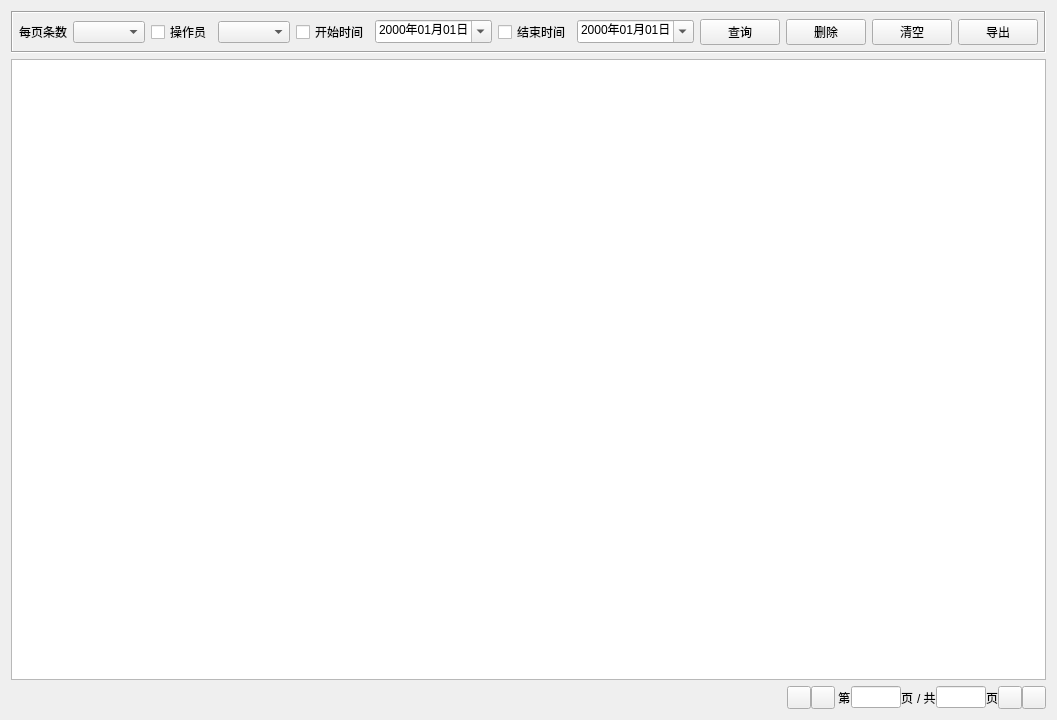
<?xml version="1.0" encoding="UTF-8"?>
<ui version="4.0">
 <class>frmSystemLog</class>
 <widget class="QWidget" name="frmSystemLog">
  <property name="geometry">
   <rect>
    <x>0</x>
    <y>0</y>
    <width>1015</width>
    <height>720</height>
   </rect>
  </property>
  <property name="windowTitle">
   <string>Form</string>
  </property>
  <layout class="QGridLayout" name="gridLayout">
   <item row="0" column="0">
    <widget class="QFrame" name="frameTop">
     <property name="sizePolicy">
      <sizepolicy hsizetype="Preferred" vsizetype="Fixed">
       <horstretch>0</horstretch>
       <verstretch>0</verstretch>
      </sizepolicy>
     </property>
     <property name="frameShape">
      <enum>QFrame::Box</enum>
     </property>
     <property name="frameShadow">
      <enum>QFrame::Sunken</enum>
     </property>
     <layout class="QGridLayout" name="gridLayout_2">
      <property name="leftMargin">
       <number>6</number>
      </property>
      <property name="topMargin">
       <number>6</number>
      </property>
      <property name="rightMargin">
       <number>6</number>
      </property>
      <property name="bottomMargin">
       <number>6</number>
      </property>
      <item row="1" column="1">
       <widget class="QComboBox" name="cboxPageCount">
        <property name="sizePolicy">
         <sizepolicy hsizetype="Expanding" vsizetype="Fixed">
          <horstretch>0</horstretch>
          <verstretch>0</verstretch>
         </sizepolicy>
        </property>
       </widget>
      </item>
      <item row="1" column="6">
       <widget class="QCheckBox" name="ckTriggerTimeEnd">
        <property name="sizePolicy">
         <sizepolicy hsizetype="Fixed" vsizetype="Fixed">
          <horstretch>0</horstretch>
          <verstretch>0</verstretch>
         </sizepolicy>
        </property>
        <property name="text">
         <string>结束时间</string>
        </property>
       </widget>
      </item>
      <item row="1" column="2">
       <widget class="QCheckBox" name="ckuser">
        <property name="text">
         <string>操作员</string>
        </property>
       </widget>
      </item>
      <item row="1" column="8">
       <widget class="QPushButton" name="btnSelect">
        <property name="text">
         <string>查询</string>
        </property>
       </widget>
      </item>
      <item row="1" column="5">
       <widget class="QDateTimeEdit" name="dateStart">
        <property name="sizePolicy">
         <sizepolicy hsizetype="Expanding" vsizetype="Fixed">
          <horstretch>0</horstretch>
          <verstretch>0</verstretch>
         </sizepolicy>
        </property>
        <property name="styleSheet">
         <string notr="true"/>
        </property>
        <property name="displayFormat">
         <string>yyyy年MM月dd日</string>
        </property>
        <property name="calendarPopup">
         <bool>true</bool>
        </property>
       </widget>
      </item>
      <item row="1" column="0">
       <widget class="QLabel" name="labPageCount1">
        <property name="text">
         <string>每页条数</string>
        </property>
        <property name="alignment">
         <set>Qt::AlignCenter</set>
        </property>
       </widget>
      </item>
      <item row="1" column="4">
       <widget class="QCheckBox" name="ckTriggerTimeStart">
        <property name="sizePolicy">
         <sizepolicy hsizetype="Fixed" vsizetype="Fixed">
          <horstretch>0</horstretch>
          <verstretch>0</verstretch>
         </sizepolicy>
        </property>
        <property name="text">
         <string>开始时间</string>
        </property>
       </widget>
      </item>
      <item row="1" column="9">
       <widget class="QPushButton" name="btnDelete">
        <property name="styleSheet">
         <string notr="true"/>
        </property>
        <property name="text">
         <string>删除</string>
        </property>
       </widget>
      </item>
      <item row="1" column="3">
       <widget class="QComboBox" name="cboxuser">
        <property name="sizePolicy">
         <sizepolicy hsizetype="Expanding" vsizetype="Fixed">
          <horstretch>0</horstretch>
          <verstretch>0</verstretch>
         </sizepolicy>
        </property>
       </widget>
      </item>
      <item row="1" column="7">
       <widget class="QDateTimeEdit" name="dateEnd">
        <property name="sizePolicy">
         <sizepolicy hsizetype="Expanding" vsizetype="Fixed">
          <horstretch>0</horstretch>
          <verstretch>0</verstretch>
         </sizepolicy>
        </property>
        <property name="displayFormat">
         <string>yyyy年MM月dd日</string>
        </property>
        <property name="calendarPopup">
         <bool>true</bool>
        </property>
       </widget>
      </item>
      <item row="1" column="10">
       <widget class="QPushButton" name="btnClear">
        <property name="text">
         <string>清空</string>
        </property>
       </widget>
      </item>
      <item row="1" column="11">
       <widget class="QPushButton" name="btnExcel">
        <property name="text">
         <string>导出</string>
        </property>
       </widget>
      </item>
     </layout>
    </widget>
   </item>
   <item row="1" column="0">
    <widget class="QTableView" name="tableMain">
     <property name="horizontalScrollBarPolicy">
      <enum>Qt::ScrollBarAlwaysOff</enum>
     </property>
    </widget>
   </item>
   <item row="2" column="0">
    <widget class="QWidget" name="widget" native="true">
     <layout class="QHBoxLayout" name="horizontalLayout">
      <property name="spacing">
       <number>0</number>
      </property>
      <property name="leftMargin">
       <number>0</number>
      </property>
      <property name="topMargin">
       <number>0</number>
      </property>
      <property name="rightMargin">
       <number>0</number>
      </property>
      <property name="bottomMargin">
       <number>0</number>
      </property>
      <item>
       <widget class="QLabel" name="lab_Info">
        <property name="text">
         <string/>
        </property>
       </widget>
      </item>
      <item>
       <spacer name="horizontalSpacer">
        <property name="orientation">
         <enum>Qt::Horizontal</enum>
        </property>
        <property name="sizeHint" stdset="0">
         <size>
          <width>765</width>
          <height>20</height>
         </size>
        </property>
       </spacer>
      </item>
      <item>
       <widget class="QToolButton" name="btn_first">
        <property name="text">
         <string/>
        </property>
        <property name="icon">
         <iconset resource="../Image.qrc">
          <normaloff>:/image/image/Icon/first_page.png</normaloff>:/image/image/Icon/first_page.png</iconset>
        </property>
       </widget>
      </item>
      <item>
       <widget class="QToolButton" name="btn_previous">
        <property name="text">
         <string/>
        </property>
        <property name="icon">
         <iconset resource="../Image.qrc">
          <normaloff>:/image/image/Icon/previous.png</normaloff>:/image/image/Icon/previous.png</iconset>
        </property>
       </widget>
      </item>
      <item>
       <widget class="QLabel" name="label">
        <property name="text">
         <string> 第</string>
        </property>
       </widget>
      </item>
      <item>
       <widget class="QLineEdit" name="txt_currentpage">
        <property name="sizePolicy">
         <sizepolicy hsizetype="Fixed" vsizetype="Fixed">
          <horstretch>0</horstretch>
          <verstretch>0</verstretch>
         </sizepolicy>
        </property>
        <property name="maximumSize">
         <size>
          <width>50</width>
          <height>16777215</height>
         </size>
        </property>
       </widget>
      </item>
      <item>
       <widget class="QLabel" name="label_2">
        <property name="text">
         <string>页 </string>
        </property>
       </widget>
      </item>
      <item>
       <widget class="QLabel" name="label_3">
        <property name="text">
         <string>/ 共</string>
        </property>
       </widget>
      </item>
      <item>
       <widget class="QLineEdit" name="txt_totlapage">
        <property name="sizePolicy">
         <sizepolicy hsizetype="Fixed" vsizetype="Fixed">
          <horstretch>0</horstretch>
          <verstretch>0</verstretch>
         </sizepolicy>
        </property>
        <property name="maximumSize">
         <size>
          <width>50</width>
          <height>16777215</height>
         </size>
        </property>
       </widget>
      </item>
      <item>
       <widget class="QLabel" name="label_4">
        <property name="text">
         <string>页</string>
        </property>
       </widget>
      </item>
      <item>
       <widget class="QToolButton" name="btn_next">
        <property name="text">
         <string/>
        </property>
        <property name="icon">
         <iconset resource="../Image.qrc">
          <normaloff>:/image/image/Icon/next.png</normaloff>:/image/image/Icon/next.png</iconset>
        </property>
       </widget>
      </item>
      <item>
       <widget class="QToolButton" name="btn_last">
        <property name="styleSheet">
         <string notr="true"/>
        </property>
        <property name="text">
         <string/>
        </property>
        <property name="icon">
         <iconset resource="../Image.qrc">
          <normaloff>:/image/image/Icon/last_page.png</normaloff>:/image/image/Icon/last_page.png</iconset>
        </property>
        <property name="iconSize">
         <size>
          <width>16</width>
          <height>16</height>
         </size>
        </property>
        <property name="popupMode">
         <enum>QToolButton::DelayedPopup</enum>
        </property>
        <property name="arrowType">
         <enum>Qt::NoArrow</enum>
        </property>
       </widget>
      </item>
     </layout>
    </widget>
   </item>
  </layout>
 </widget>
 <resources>
  <include location="../Image.qrc"/>
 </resources>
 <connections/>
</ui>
